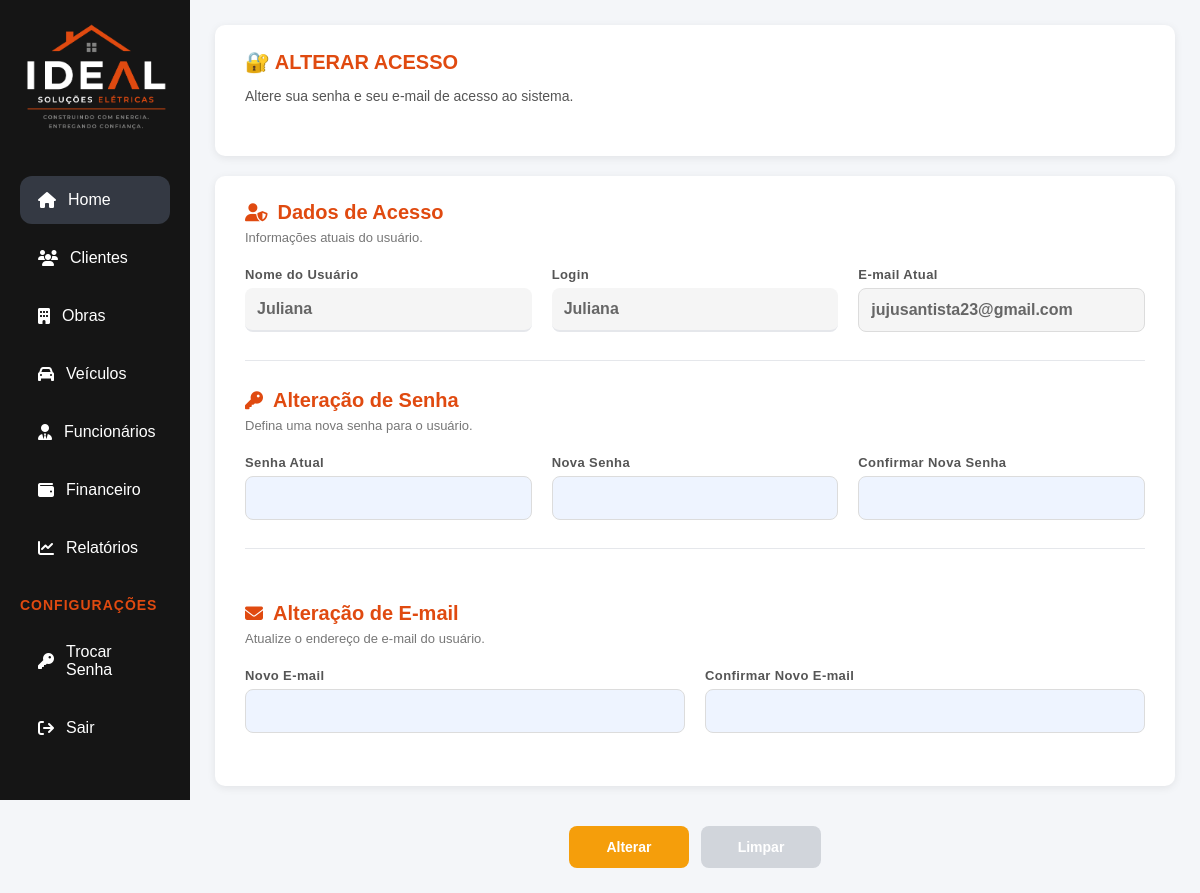
Page /public/index.php?url=credenciais (signed in) on the committed database.
### tables this page shows
CREATE TABLE usuario (
    idUsuario INT AUTO_INCREMENT PRIMARY KEY,
    perfil VARCHAR(20) NOT NULL DEFAULT 'Usuario',
    nome VARCHAR(100),
    email VARCHAR(120) UNIQUE,
    senha VARCHAR(255)
);

### app/Controllers/CredenciaisController.php (called while the page is built, shortened)
<?php
class CredenciaisController
{
    private Credencial $model;
    public function __construct()
    {
        $this->model = new Credencial();
    }
    public function index()
    {
        $login = '';
        $usuario = null;
        if ($_SESSION['usuario']['perfil'] === 'Administrador') {
            if ($_SERVER['REQUEST_METHOD'] === 'POST') {
                $login = trim($_POST['login'] ?? '');
                $tipoAlteracao = $_POST['tipoAlteracao'] ?? 'senha';
                if (!empty($login)) {
                    $usuario = $this->model->buscarUsuario($login);
                    if (!$usuario) {
                        $_SESSION['mensagem_erro'] = 'Usuário não encontrado.';
                    }
                } else {
                    $_SESSION['mensagem_erro'] = 'Informe um usuário para realizar a busca.';
                }
            }
        } else {
            $credencial = $this->model->findById($_SESSION['usuario']['idUsuario']);
            if ($credencial) {
                $usuario = [
                    'id' => $credencial->getId(),
                    'nome' => $credencial->getNome(),
                    'email' => $credencial->getEmail()
                ];
                $login = $credencial->getNome();
            }
        }
        require '../app/Views/credenciais/index.php';
    }
}

### app/Models/Credencial.php (called while the page is built, shortened)
<?php
class Credencial
{
    private ?int $id = null;
    private ?string $nome = null;
    private ?string $email = null;
    private PDO $pdo;
    public function __construct()
    {
        $banco = new Conexao();
        $this->pdo = $banco->getConnection();
    }
    public function getId(): ?int
    {
        return $this->id;
    }
    public function setId(?int $id): void
    {
        $this->id = $id;
    }
    public function getNome(): ?string
    {
        return $this->nome;
    }
    public function setNome(?string $nome): void
    {
        $this->nome = $nome;
    }
    public function getEmail(): ?string
    {
        return $this->email;
    }
    public function setEmail(?string $email): void
    {
        $this->email = $email;
    }
    private function hydrate(array $dados): self
    {
        $usuario = new self();
        $usuario->setId($dados['idUsuario'] ?? $dados['id'] ?? null);
        $usuario->setPerfil($dados['perfil'] ?? null);
        $usuario->setNome($dados['nome'] ?? null);
        $usuario->setEmail($dados['email'] ?? null);
        $usuario->setSenha($dados['senha'] ?? null);
        return $usuario;
    }
    public function findById(int $id): ?self
    {
        $sql = "SELECT *
                FROM usuario
                WHERE idUsuario = :id";
        $stmt = $this->pdo->prepare($sql);
        $stmt->bindValue(':id', $id, PDO::PARAM_INT);
        $stmt->execute();
        $dados = $stmt->fetch(PDO::FETCH_ASSOC);
        return $dados ? $this->hydrate($dados) : null;
    }
}

### app/Config/Conexao.php (called while the page is built, shortened)
<?php
class Conexao
{
    private $host = 'localhost';
    private $db_name = 'empreiteira';
    private $username = 'root';
    private $password = '';
    private $port = '3306';
    public function getConnection()
    {
        $this->conn = null;
        try {
            $dsn = 'mysql:host=' . $this -> host . ';port=' . $this -> port . ';dbname=' . $this -> db_name .';charset=utf8';
            $this -> conn = new PDO($dsn, $this -> username, $this -> password);
            $this -> conn -> setAttribute(PDO::ATTR_ERRMODE, PDO::ERRMODE_EXCEPTION);
        } catch (Throwable $e) {
            error_log('Erro de conexão com o banco: ' . $e->getMessage());
        }
        return $this -> conn;
    }
}

### app/Views/credenciais/index.php (the view, shortened to what this page needs)
<?php
require_once __DIR__ . '/../includes/header.php';
?>
    <div class="layout">
        <aside class="sidebar" id="sidebar">
            <?php include_once __DIR__ . '/../includes/sidebar.php'; ?>
        </aside>
        <main class="content">
            <form action="<?= BASE_URL ?>/index.php?url=credenciais/alterar" method="POST" id="formCredenciais">
                <?php if ($_SESSION['usuario']['perfil'] === 'Administrador'): ?>
                    <div class="grid-busca">
                        <div class="card-busca">
                            <h3>
                                🔐 ALTERAR ACESSO
                            </h3>
                            <p class="subtitulo-card">
                                Gerencie as credenciais do usuário do sistema.
                            </p>
                            <div class="form-busca">
                                <div class="campo">
                                    <label>Tipo de Alteração</label>
                                    <select name="tipoAlteracao" id="tipoAlteracao">
                                        <option value="senha" <?= (isset($tipoAlteracao) && $tipoAlteracao == 'senha') ? 'selected' : '' ?>>
                                            Senha
                                        </option>
                                        <option value="email" <?= (isset($tipoAlteracao) && $tipoAlteracao == 'email') ? 'selected' : '' ?>>
                                            E-mail
                                        </option>
                                        <option value="ambos" <?= (isset($tipoAlteracao) && $tipoAlteracao == 'ambos') ? 'selected' : '' ?>>
                                            E-mail e Senha
                                        </option>
                                    </select>
                                </div>
                                <div class="campo">
                                    <label>Usuário</label>
                                    <input type="text" name="login" placeholder="Digite o usuário"
                                        value="<?= $login ?? '' ?>">
                                </div>
                                <button type="submit" class="btn-buscar"
                                    formaction="<?= BASE_URL ?>/index.php?url=credenciais">
                                    Buscar
                                </button>
                            </div>
                        </div>
                        <div class="card-dica">
                            <h4><i class="fas fa-info-circle"></i> DICA</h4>
                            <p>Selecione o tipo de alteração, localize o usuário e preencha os campos necessários para
                                concluir a operação.</p>
                        </div>
                    </div>
                <?php else: ?>
                    <div class="card-busca">
                        <h3>🔐 ALTERAR ACESSO</h3>
                        <p class="subtitulo-card">
                            Altere sua senha e seu e-mail de acesso ao sistema.
                        </p>
                    </div>
                <?php endif; ?>
                <div class="card-formulario">
                    <div class="bloco-formulario">
                        <div class="titulo-bloco">
                            <h2>
                                <i class="fas fa-user-shield"></i>
                                Dados de Acesso
                            </h2>
                            <p>Informações atuais do usuário.</p>
                        </div>
                        <div class="grid-form">
                            <div class="campo">
                                <label>Nome do Usuário</label>
                                <input type="text" name="nomeUsuario" id="nomeUsuario"
                                    value="<?= $usuario['nome'] ?? '' ?>" readonly>
                            </div>
                            <div class="campo">
                                <label>Login</label>
                                <input type="text" name="loginUsuario" id="loginUsuario" value="<?= $login ?? '' ?>"
                                    readonly>
                            </div>
                            <div class="campo">
                                <label>E-mail Atual</label>
                                <input type="email" name="emailAtual" id="emailAtual"
                                    value="<?= $usuario['email'] ?? '' ?>" readonly>
                            </div>
                        </div>
                    </div>
                    <div id="blocoSenha" class="bloco-formulario">
                        <div class="titulo-bloco">
                            <h2>
                                <i class="fas fa-key"></i>
                                Alteração de Senha
                            </h2>
                            <p>Defina uma nova senha para o usuário.</p>
                        </div>
                        <div class="grid-form">
                            <div class="campo">
                                <label>Senha Atual</label>
                                <input type="password" name="senhaAtual">
                            </div>
                            <div class="campo">
                                <label>Nova Senha</label>
                                <input type="password" name="novaSenha">
                            </div>
                            <div class="campo">
                                <label>Confirmar Nova Senha</label>
                                <input type="password" name="confirmarSenha">
                            </div>
                        </div>
                    </div>
                    <div id="blocoEmail" class="bloco-formulario">
                        <div class="titulo-bloco">
                            <h2>
                                <i class="fas fa-envelope"></i>
                                Alteração de E-mail
                            </h2>
                            <p>Atualize o endereço de e-mail do usuário.</p>
                        </div>
                        <div class="grid-form">
                            <div class="campo">
                                <label>Novo E-mail</label>
                                <input type="email" name="novoEmail">
                            </div>
                            <div class="campo">
                                <label>Confirmar Novo E-mail</label>
                                <input type="email" name="confirmarEmail">
                            </div>
                        </div>
                    </div>
                </div>
                <div class="acoes">
                    <button type="submit" class="btn-alterar">
                        Alterar
                    </button>
                    <button type="button" class="btn-limpar"
                        onclick="window.location.href='<?= BASE_URL ?>/index.php?url=credenciais'">
                        Limpar
                    </button>
                </div>
            </form>
    </div>
</body>

### public/assets/css/variables.css (style rules this page uses)
:root { --bg: #f4f6f9; --bg-login: #0d0d0d; --surface: #ffffff; --surface-alt: #eef4ff; --text-primary: #1f2937; --text-secondary: #6b7280; --text-muted: #9ca3af; --primary: #2563eb; --primary-light: #eef4ff; --success: #22c55e; --warning: #f59e0b; --danger: #ef4444; --orange: #f97316; --orange-strong: #c2410c; --orange-dark: #e04a10; --orange-light: #f2b08f; --purple: #7c3aed; --info: #00bfff; --navy: #000080; --report-blue: #1e3a8a; --btn-primary: #3b82f6; --btn-success: #22c55e; --btn-warning: #f59e0b; --btn-danger: #ef4444; --btn-secondary: #d1d5db; --btn-dark: #343943; --btn-dark-hover: #23272f; --surface-dark: #222222; --bg-dark: #151515; --accent: #ff5a1f; --text: #333333; --text-secondary: #444444; --text-muted: #555555; --text-light: #666666; --text-white: #ffffff; --text-heading: #2c3e50; --text-disabled: #888888; --border: #dcdfe4; --border-light: #e5e7eb; --border-soft: #dcdcdc; --border-sidebar: #223550; --border-orange-light: #fed7aa; --radius-sm: 8px; --radius-md: 12px; --radius-default: 10px; --radius-lg: 18px; --transition: all .2s ease; --success-light: #dcfce7; --success-dark: #16a34a; --danger-light: #fee2e2; --danger-dark: #dc2626; --warning-light: #fff3cd; --warning-dark: #856404; --shadow-xs: 0 1px 3px rgba(0, 0, 0, 0.05); --shadow-sm: 0 2px 8px rgba(0, 0, 0, 0.08); --shadow-md: 0 8px 20px rgba(0, 0, 0, 0.08); --shadow-focus-primary: 0 0 0 3px rgba(37, 99, 235, 0.12); --shadow-focus-orange: 0 0 0 3px rgba(249, 115, 22, 0.12); --font-primary: Arial, Helvetica, sans-serif; }

### public/assets/css/base.css (style rules this page uses)
* { margin: 0; padding: 0; box-sizing: border-box; }
body { background: var(--bg); color: var(--text); font-family: var(--font-primary); }

### public/assets/css/component.css (style rules this page uses)
.acoes { display: flex; justify-content: center; align-items: center; flex-wrap: wrap; gap: 12px; margin-top: 10px; }

### public/assets/css/forms.css (style rules this page uses)
.grid-form { display: grid; gap: 28px 20px; width: 100%; }

### public/assets/css/dashboard.css (style rules this page uses)
.layout { display: flex; align-items: flex-start; min-height: 100vh; }
.content { flex: 1; padding: 40px; background: var(--bg); }
.sidebar { position: sticky; top: 0; width: 220px; height: 100vh; min-height: 100vh; flex-shrink: 0; overflow-y: auto; display: flex; flex-direction: column; padding: 20px; background: var(--bg-dark); color: var(--text-white); }
.content input[type="text"] { flex: 1; min-width: 180px; padding: 10px 0; background: transparent; border: none; border-bottom: 2px solid var(--border-light); color: var(--text); font-size: 15px; outline: none; transition: border-color 0.3s ease; }

### public/assets/css/responsive.css (style rules this page uses)
html, body { min-width: 0; }
* { box-sizing: border-box; }
.layout, .dashboard-container { width: 100%; min-width: 0; }
.content, .main-content { width: 100%; max-width: 100%; min-width: 0; box-sizing: border-box; }
button, input, select, textarea { max-width: 100%; box-sizing: border-box; }
@media (min-width: 1025px) and (max-width: 1600px) { .content { padding: 28px; } }
@media (max-width: 1200px) { .content { padding: 25px; } }
@media (max-width: 1200px) { .sidebar { width: 190px; } }

### rows in the picture
usuario: nomeUsuario "Juliana", loginUsuario "Juliana", emailAtual "jujusantista23@gmail.com"
